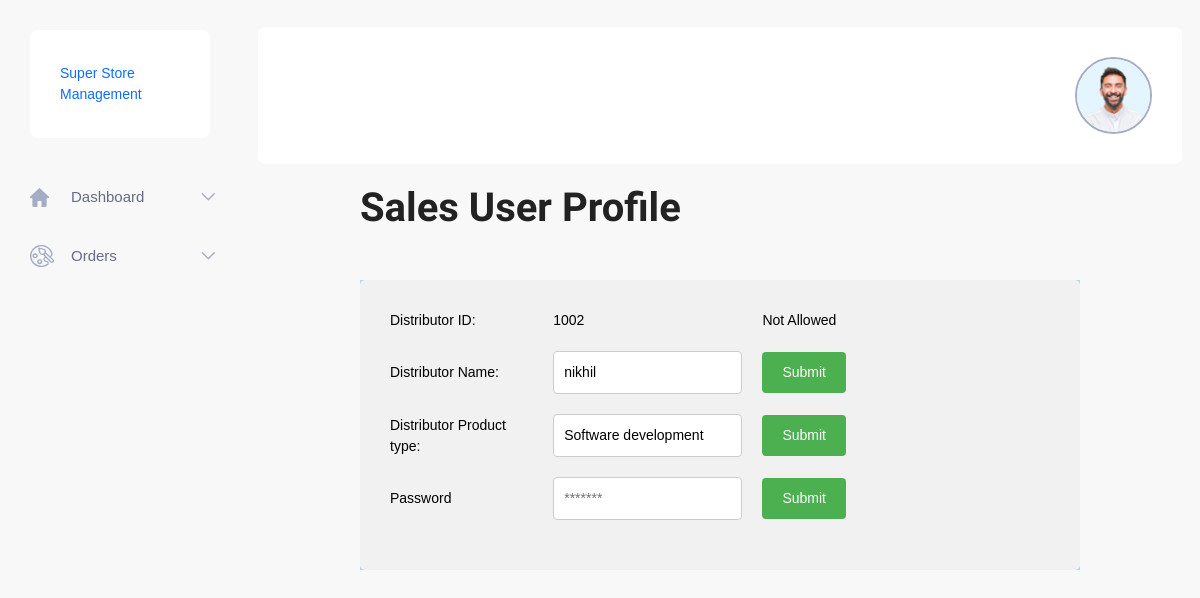
Screenshot of /DistributorAdmin/editprofile.php (signed in) with the database file from the repository.
### tables this page shows
CREATE TABLE `dstbr` (
  `DID` int(11) NOT NULL,
  `DNAME` varchar(20) NOT NULL,
  `DPASS` varchar(20) NOT NULL DEFAULT 'admin',
  `DTYPE` varchar(20) NOT NULL,
  `DLOC` varchar(30) NOT NULL
);

### DistributorAdmin/editprofile.php (the view, shortened to what this page needs)
<?php
include('session.php');
$query = "SELECT * FROM dstbr WHERE DID = ?";
$stmt = mysqli_prepare($conn, $query);
if ($stmt) {
    mysqli_stmt_bind_param($stmt, "s", $_SESSION['login_dist_user']);
    mysqli_stmt_execute($stmt);
    $result = mysqli_stmt_get_result($stmt);
    if ($result) {
        $row = mysqli_fetch_assoc($result);
        $para1 = $row['DID'];
        $para2 = $row['DNAME'];
        $para3 = $row['DTYPE'];
    } else {
        echo "Error executing query: " . mysqli_error($conn);
    }
} else {
    echo "Error preparing statement: " . mysqli_error($conn);
}
?>
<!DOCTYPE html>
<html lang="zxx">
<head>
    <?php include("./includes/cssheader.php") ?>
</head>
<body class="crm_body_bg">
    <?php include("./includes/sidenavbar.php") ?>
    <section class="main_content dashboard_part">
        <?php include("./includes/topnavbar.php") ?>
        <div class="col-xl-9 mx-auto">
            <h1 class="mb-5" style="font-size:40px">Sales User Profile</h1>
            <div style="background-color:#AED6F1">
                <form method="POST" action="">
                    <table style="width:70%;color:Black">
                        <tr>
                            <td>Distributor ID:</td>
                            <td>
                                <?php echo $para1; ?>
                            </td>
                            <td>Not Allowed</td>
                        </tr>
                        <tr>
                            <td>Distributor Name:</td>
                            <td><input type="text" name="inputn" value="<?php echo $para2; ?>"></td>
                            <td><input type="submit" name="submitn"></td>
                        </tr>
                        <tr>
                            <td>Distributor Product type:</td>
                            <td><input type="text" name="inputpt" value="<?php echo $para3; ?>"></td>
                            <td><input type="submit" name="submitpt"></td>
                        </tr>
                        <tr>
                            <td>Password</td>
                            <td><input type="text" name="inputpa" placeholder="*******"></td>
                            <td><input type="submit" name="submitpa"></td>
                        </tr>
                    </table>
                </form>
            </div>
        </div>
    </section>
</body>
</html>

### DistributorAdmin/editprofile.php (style rules this page uses)
body { font-family: Arial, sans-serif; background-color: #f8f8f8; }
h1 { font-size: 28px; margin-bottom: 20px; }
form { background-color: #f1f1f1; padding: 20px; border-radius: 5px; }
table { width: 100%; margin-bottom: 20px; border-collapse: collapse; }
th, td { padding: 10px; text-align: left; }
input[type="text"] { width: 100%; padding: 10px; border: 1px solid #ccc; border-radius: 4px; box-sizing: border-box; }
input[type="submit"] { background-color: #4CAF50; color: white; padding: 10px 20px; border: none; border-radius: 4px; cursor: pointer; }

### rows the page displays
dstbr: DID "1002", inputn "nikhil", inputpt "Software development"
